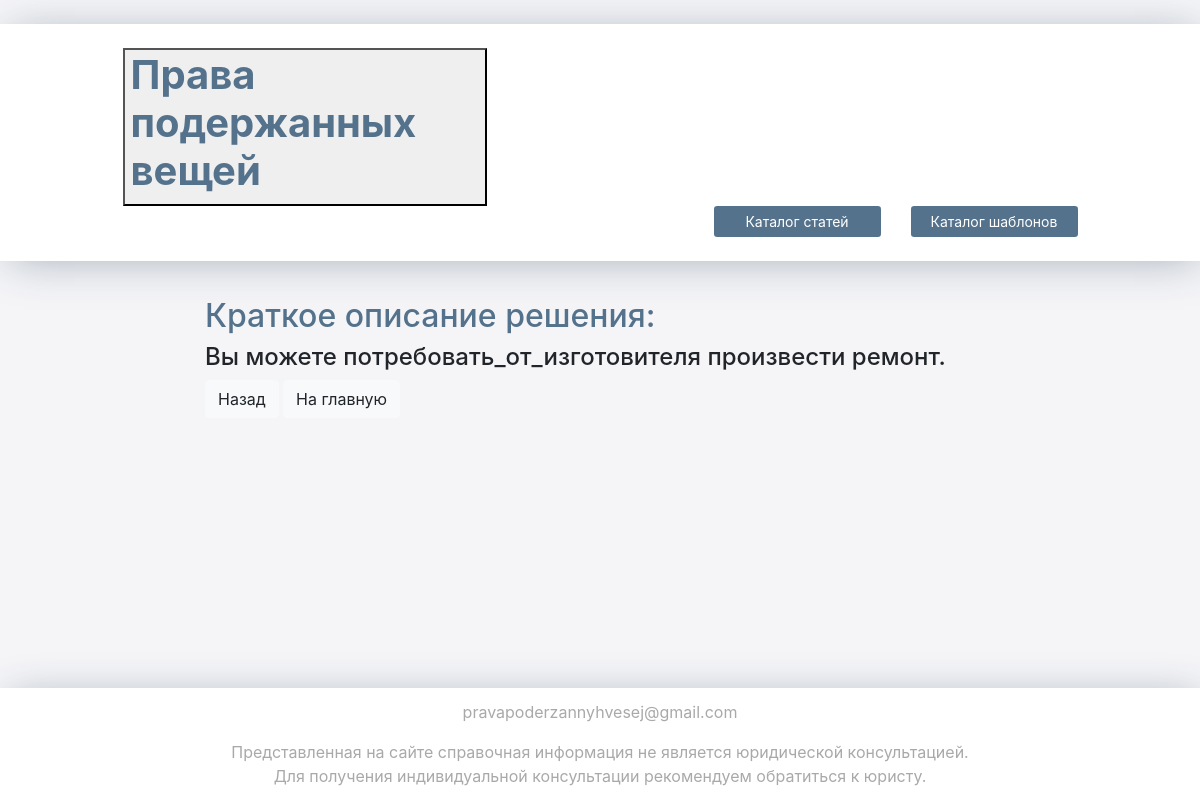
Before: /solution/23/ with the older database file.
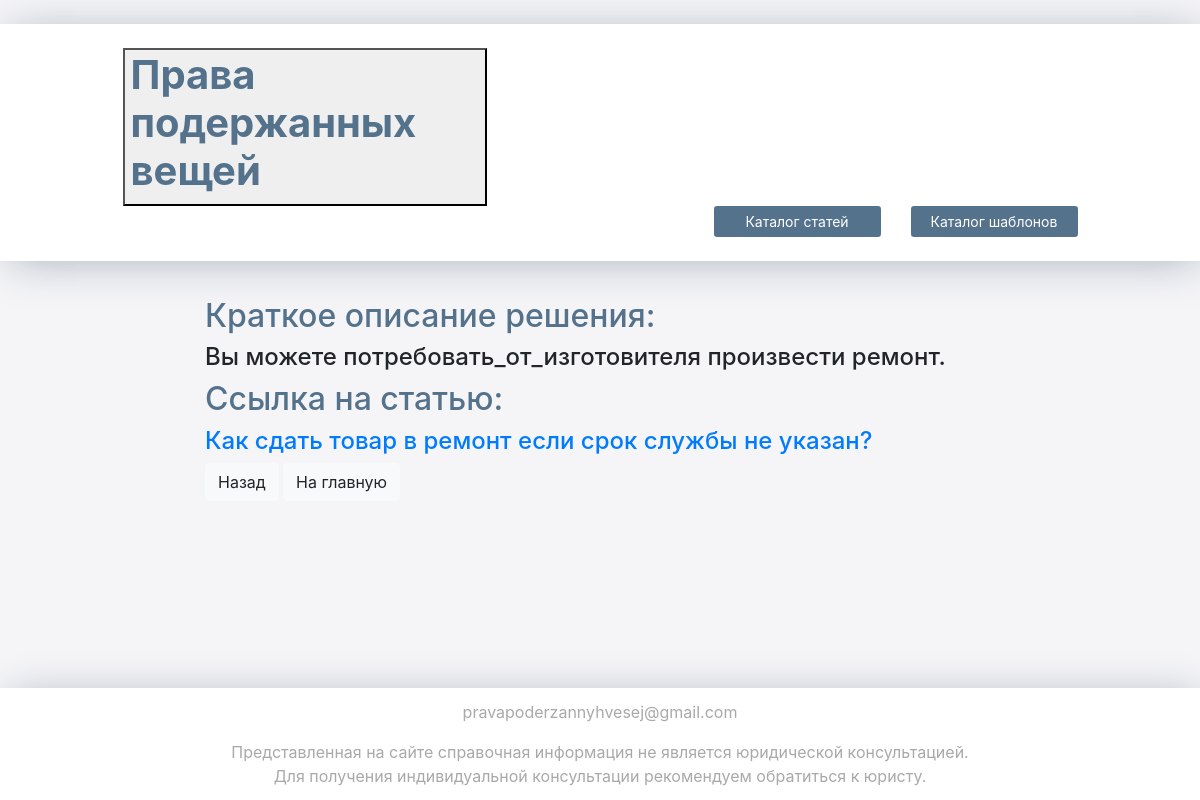
After: the same page with the newer database file.
### second_help/models.py (models this page shows, shortened)
class Solution(models.Model):
    solution_text = models.TextField(verbose_name='Краткое описание решения')
    document_template = models.FileField(storage=fs, verbose_name='Шаблон документа', null=True, blank=True)
    article = models.ForeignKey('Articles', on_delete=models.CASCADE, null=True, blank=True, verbose_name='Статья')
    class Meta:
        verbose_name = "Решение"
        verbose_name_plural = "Решения"

class Articles(models.Model):
    name = models.CharField(max_length=125, default="default_name")
    web_url = models.CharField(max_length=1024, verbose_name="Внешняя ссылка", null=True, blank=True)
    document = models.FileField(storage=fs_for_article, verbose_name="Файл документа", null=True, blank=True)
    tags = models.ManyToManyField('Tag')

### second_help/views.py (the view)
# urls.py: path('solution/<int:solution_id>/', views.show_solution, name='show_solution'),
def show_solution(request, solution_id):
    solution = Solution.objects.get(id=solution_id)
    return render(request, 'solution.html', {'solution': solution})

### templates/solution.html (shortened to what the changed rows need)
<!DOCTYPE html>
<html lang="ru">
<html>
<head>
    <link rel="stylesheet" href="https://cdn.jsdelivr.net/npm/bootstrap@4.3.1/dist/css/bootstrap.min.css"
>
    {% load static %}
    <link rel="stylesheet" type="text/css" href="{% static 'css/style.css' %}">
</head>
<body style="background-color: #f5f5f8;">
    <div class="content">
    <div class="menu">
        <div class="row">
            <div class="col-lg-4 offset-lg-1">
                <button class="btn-style-3" onclick="goHome()"><h1 class="text-style text-left"> <strong>Права подержанных вещей</strong></button>
            </div>
        </div>
    </div>
            <div class="row">
                <div class="col-lg-8 offset-lg-2">
                    <h2 class="text-style">Краткое описание решения: </h2>
                    <h4>
                        {% for word in solution.solution_text.split %}
                            {% if word == "Закон_о_защите_прав_потребителей" %}
                                <a href="https://www.consultant.ru/cons/cgi/online.cgi?req=doc&base=LAW&n=454123&dst=0&edition=etD&rnd=fppXoIU5h76OSUO5#paFZoIUoMJYbeCu8">Закон о защите прав потребителей</a>
                            {% elif word == "общими_положениями" %}
                                <a href="https://www.consultant.ru/cons/cgi/online.cgi?req=doc&base=LAW&n=449455&dst=100008&cacheid=25A3B81CACA21F86D0AD0EB264F73D07&mode=splus&rnd=0HVgQQ#azaZoIUN71bkCx7P">общими положениями</a>
                            {% elif word == "течение_гарантийного_срока" %}
                                <a href="https://www.consultant.ru/cons/cgi/online.cgi?req=doc&base=LAW&n=454123&cacheid=C255613A60A6246151ED6FB7347BBFC9&mode=splus&rnd=sWyCPA#eyZn9JUIzolKI7u91">течение гарантийного срока </a>
                            {% elif word == "2_года" %}
                                <a href="https://www.consultant.ru/cons/cgi/online.cgi?req=doc&base=LAW&n=454123&cacheid=042E949861BCE4512F5885E7AFFBD31E&mode=splus&rnd=sWyCPA#XeOo9JU6l7pFR2212">2 года </a>
                            {% elif word == "оснований" %}
                                <a href="https://www.consultant.ru/cons/cgi/online.cgi?req=doc&rnd=cyi0SA&base=LAW&n=454123&dst=21&field=134#69lr9JUVBfrOQEnL">оснований </a>
                            {% elif word == "потребовать_1" %}
                                <a href="https://www.consultant.ru/cons/cgi/online.cgi?req=doc&rnd=CPDA1A&base=LAW&n=454123&dst=30&field=134#U4H4AJUKYu5V5L771">потребовать </a>
                            {% elif word == "потребовать_2" %}
                                <a href="https://www.consultant.ru/cons/cgi/online.cgi?req=doc&rnd=CPDA1A&base=LAW&n=454123&dst=30&field=134#U4H4AJUKYu5V5L771">потребовать </a>
                            {% elif word == "потребовать_3" %}
                                <a href="https://www.consultant.ru/cons/cgi/online.cgi?req=doc&rnd=CPDA1A&base=LAW&n=454123&dst=100210&field=134#Qwk4AJUyRfE9E4xq">потребовать </a>
                            {% elif word == "потребовать_4" %}
                                <a href="https://www.consultant.ru/cons/cgi/online.cgi?req=doc&rnd=CPDA1A&base=LAW&n=454123&dst=32&field=134#idu4AJUR1JmsbExA">потребовать </a>
                            {% elif word == "потребовать_5" %}
                                <a href="https://www.consultant.ru/cons/cgi/online.cgi?req=doc&rnd=CPDA1A&base=LAW&n=454123&dst=100038&field=134#za25AJUlbUNAIlbH">потребовать </a>
                            {% elif word == "потребовать_6" %}
                                <a href="https://www.consultant.ru/cons/cgi/online.cgi?req=doc&rnd=CPDA1A&base=LAW&n=454123&dst=100210&field=134#43A5AJUKM9P5F9fm1">потребовать </a>
                            {% elif word == "можете_8:" %}
                                <a href="https://www.consultant.ru/cons/cgi/online.cgi?req=doc&rnd=CPDA1A&base=LAW&n=454123&dst=100420&field=134#dlj5AJUczlVVLfSA2">можете: </a>
                            {% elif word == "следующие_требования:" %}
                                <a href="https://www.consultant.ru/cons/cgi/online.cgi?req=doc&rnd=CPDA1A&base=LAW&n=454123&dst=100425&field=134#7FX5AJUCumNIiCvB1">следующие требования: </a>
                            {% elif word == "можете_9" %}
                                <a href="https://www.consultant.ru/cons/cgi/online.cgi?req=doc&rnd=CPDA1A&base=LAW&n=454123&dst=100420&field=134#dlj5AJUczlVVLfSA2">можете:</a>
                            {% elif word == "обладающий_такими_же_свойствами." %}
                                <a href="https://www.consultant.ru/document/cons_doc_LAW_305/f190d8f6c0d4f03af399cc0efcc722d87a0f83a6/">обладающий такими же свойствами.</a>
                            {% else %}
                                {{ word }}
                            {% endif %}
                        {% endfor %}
                    </h4>
                    {% if solution.article %}
                    <h2 class="text-style"> Ссылка на статью: </h2>
                    <h4><a href="/articles/{{ solution.article.document }}"> {{ solution.article.name }}  </a></h4>
                    {% endif %}
                </div>
            </div>
        </div>
</body>
</body>

Changed rows visible on the page:
now on this page (row edited): Solution: article.name "Как сдать товар в ремонт если срок службы не указан?"
changed Solution: article_id empty → 25 (drawn)
Other visible differences:
text now shown: "Ссылка на статью:"
